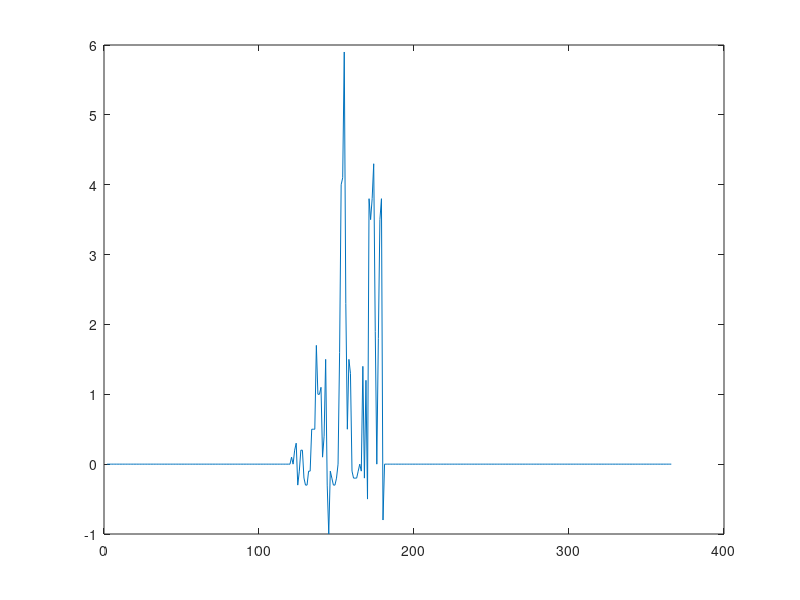

The MATLAB script that drew this image:
% p45 in Wisodm of the Hive

%May: dandelion, June: black locust/raspberry/sumac, July: basswood
t=[1:365];
p=zeros(365,1);
%May
f=[0.1,0,0.2,0.3,-0.3,-0.1,0.2,0.2,-0.2,-0.3,-0.3,-0.1,-0.1,0.5,0.5,0.5,1.7,1.0,1.0,1.1,0.1,0.4,1.5,-0.3,-1,-0.1,-0.2,-0.3,-0.3,-0.2];

for i=120:149
  p(i)=f(i-119);
end

%June
g=[0,1.6,4,4.1,5.9,2.3,0.5,1.5,1.3,-0.1,-0.2,-0.2,-0.2,-0.1,0,-0.1,1.4,-0.2,1.2,-0.5,3.8,3.5,3.8,4.3,1.9,0,1.8,3.5,3.8,-0.8];
for i=150:179
  p(i)=g(i-149);
end

%July
h=[-0.6,-0.5,-0.3,-0.2,-0.2,0.6,0.5,0.6,0.6,0.1,-0.2,-0.5,-0.1,-0.2,0.2,-0.3,0,0.2,0.2,-0.5,0,0.3,0.2,-0.5,-0.1,0,-0.4,-0.3,-0.2,-0.2];
for i=180:109
  p(i)=h(i-179);
end


t0 = 0:1:365;

plot(interp1(t,p,t0','spline'))
